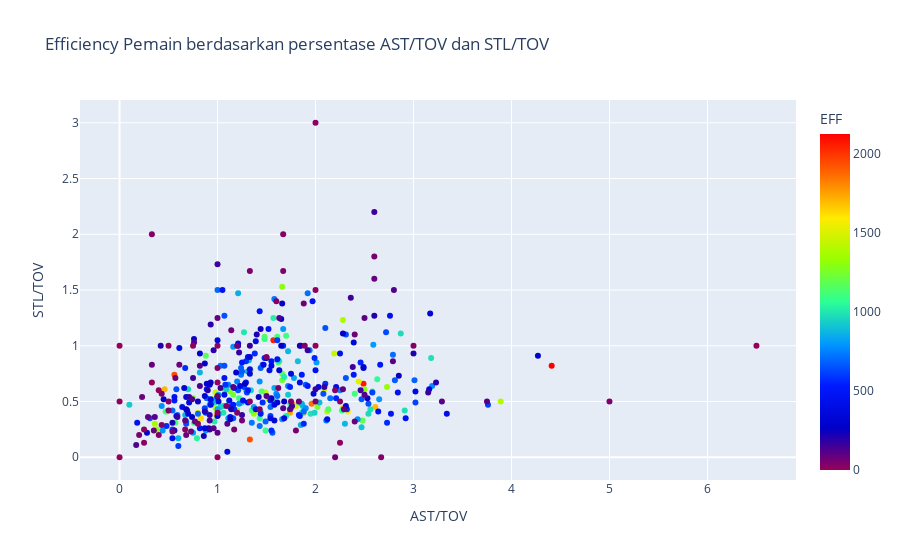

The notebook cell this image was saved under:
### Code cell
temp = df.groupby(['AST/TOV','STL/TOV']).mean().reset_index().sort_values(by='EFF',ascending=False)
px.scatter(data_frame = temp, x = 'AST/TOV', y = 'STL/TOV', color = 'EFF', title = 'Efficiency Pemain berdasarkan persentase AST/TOV dan STL/TOV', color_continuous_scale=px.colors.sequential.Rainbow)

### Figure 1 — Plotly figure (JSON) as saved in the notebook; plotly's stock layout.template omitted (floating-point values rounded to 4 significant figures; data arrays with more than 128 entries replaced by an {"elided": "..."} marker saying what was removed)
{"data": [{"hovertemplate": "AST/TOV=%{x}<br>STL/TOV=%{y}<br>EFF=%{marker.color}<extra></extra>", "legendgroup": "", "marker": {"color": {"elided": "464 float values"}, "coloraxis": "coloraxis", "symbol": "circle"}, "mode": "markers", "name": "", "orientation": "v", "showlegend": false, "type": "scatter", "x": {"elided": "464 float values"}, "xaxis": "x", "y": {"elided": "464 float values"}, "yaxis": "y"}], "layout": {"coloraxis": {"colorbar": {"title": {"text": "EFF"}}, "colorscale": [[0, "rgb(150,0,90)"], [0.125, "rgb(0,0,200)"], [0.25, "rgb(0,25,255)"], [0.375, "rgb(0,152,255)"], [0.5, "rgb(44,255,150)"], [0.625, "rgb(151,255,0)"], [0.75, "rgb(255,234,0)"], [0.875, "rgb(255,111,0)"], [1, "rgb(255,0,0)"]]}, "legend": {"tracegroupgap": 0}, "title": {"text": "Efficiency Pemain berdasarkan persentase AST/TOV dan STL/TOV"}, "xaxis": {"anchor": "y", "domain": [0, 1], "title": {"text": "AST/TOV"}}, "yaxis": {"anchor": "x", "domain": [0, 1], "title": {"text": "STL/TOV"}}}}
